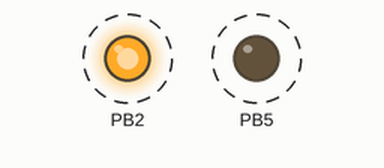
Simulated run of this program. Board: ATmega32, built with avr-gcc and emulated at 1 MHz. On the bench: output pins drawn as LEDs (lit = HIGH). Dashed ring = blinking.

Above: at 0.5 s.
Timing chart, 0 to 4.6 s (numbered marks = the images above):
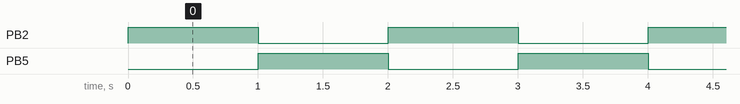

The program:

main.c
```c
/*
 * BLINKING_LED.c
 *
 * Created: 10/17/2020 9:24:51 AM
 * Author : Vickey
 */
#define F_CPU 1000000UL
#include <avr/io.h>
#include <util/delay.h>//header file for delaying LED bulbs

int main(void)
{
    DDRB =0b00100100;//In binary
	//DDRB =0x24;//In hexadecimal

    while (1)
    {
		PORTB = 0b00000100;//turn off 1st led in 6th pin and turn on 2nd led in 3rd pin


		//PORTB |=(1<<2);         //turn on 2nd led in 3rd  pin using binary operators
		//PORTB &=~(1<<5);        //turn off 1st led in 6th  pin using binary operators

		_delay_ms(1000);          //wait 1000 milliseconds

		PORTB = 0b00100000;       //turn on 1st led in 6t pin and turn off 2nd LED in 3rd pin

		//PORTB |=(1<<5);         //turn on 1st led in 6th  pin using binary operators
		//PORTB &=~(1<<2);        //turn off 2nd led in 3rd  pin using binary operators


		_delay_ms(1000);	       //wait 1000 milliseconds

    }
}
```

Measured:
- by itself, PB2, PB5: alternates HIGH for 1.0 s and LOW for 1.0 s
